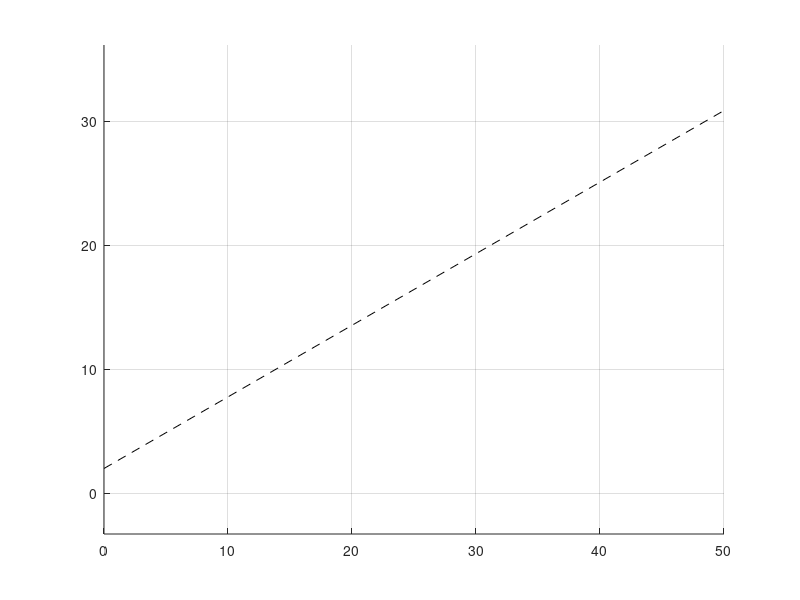

MATLAB code to generate this figure: (Note: this script raises an error after producing the figure.)
clear;
clc;
figure(1);
clf;
hold on;
axis equal;
grid on;
% set up system
s_y = 2; % sources at [0; +- s_y]
t_x  = 100;
t_y = 2; % targets at [t_x; +- t_y]
xe = [27.7;0]; % center point on first lens surface
ct = t_x - 2 * xe(1); % center thickness
% ct = 40;
alpha = 30*pi/180;
%
plot([0,t_x/2],s_y+[0,t_x/2*tan(alpha)],'--k');
%
n_air = 1;
%n_glass = 1.523;
n_glass = 1.8;

segments = 50;
Src1 = SphericalWavefrontRayBundle([0;s_y], 0, -pi/2, pi/2, n_air);
Src2 = SphericalWavefrontRayBundle([0;-s_y], 0, -pi/2, pi/2, n_air);
Tgt1 = SphericalWavefrontRayBundle([t_x;-t_y], 0, -pi/2, -3 * pi/2, n_air);
Tgt2 = SphericalWavefrontRayBundle([t_x;t_y], 0, -pi/2, -3 * pi/2, n_air);

% rays from both sources to center of first surface, then refracted into glass
r1a = Ray(Src1.c_, Unit2D( xe - Src1.c_));
r1b = r1a.RefractAtPoint(xe,[1;0],n_glass);
r2a = Ray(Src2.c_, Unit2D( xe - Src2.c_));
r2b = r2a.RefractAtPoint(xe,[1;0],n_glass);
% first two points on second surface and the rays to targets from there
p1 = r1b.p_ + ct * Unit2D(r1b.k_);
p2 = r2b.p_ + ct * Unit2D(r2b.k_);
r1c = Ray(p1, n_air * Unit2D(Tgt1.c_ - p1));
r2c = Ray(p2, n_air * Unit2D(Tgt2.c_ - p2));
% and their normals
n1 = Unit2D(r1b.k_ - r1c.k_);
n2 = Unit2D(r2b.k_ - r2c.k_);

% plot initial setup points
scatter(Src1.c_(1), Src1.c_(2), 'ro');
scatter(Src2.c_(1), Src2.c_(2), 'ro');
scatter(Tgt1.c_(1), Tgt1.c_(2), 'bo');
scatter(Tgt2.c_(1), Tgt2.c_(2), 'bo');
scatter(xe(1), xe(2), 'kx');
scatter(p1(1), p1(2), 'kx');
scatter(p2(1), p2(2), 'kx');
% plot first two ray paths
PlotRay(r1a, Norm2D(xe - Src1.c_),'g');
PlotRay(r1b, Norm2D(p1 - xe),'g');
PlotRay(r1c, Norm2D(Tgt1.c_ - p1),'g');
PlotRay(r2a, Norm2D(xe - Src2.c_),'m');
PlotRay(r2b, Norm2D(p2 - xe),'m');
PlotRay(r2c, Norm2D(Tgt2.c_ - p2),'m');
% plot surface normals at first two points
PlotSurfaceNormal (p1, n1);
PlotSurfaceNormal (p2, n2);

% circular center segment of surface 2: circle center where normals meet
test1 = Ray(p1,n1);
test2 = Ray(p2,n2);
cc = test1.IntersectRay(test2);
% cc = [50;0];
rr = p1-cc;
if cc(1) > p1(1) % circle center to the right, atan2 -> [-pi;pi]
    theta_0 = atan2(rr(2), rr(1));
    theta_1 = -2*pi + atan2(-rr(2), rr(1));
else
    theta_0 = atan2(-rr(2), rr(1));
    theta_1 = atan2(rr(2), rr(1));
end
sOC = LocationArc(cc, Norm2D(rr), theta_0, theta_1);
% plot initial circle segment
scatter(cc(1), cc(2), 'kd');
PlotLocation(sOC, 10);

%% tailor first segment of first surface
i = 1;
rbO{i} = Tgt1.PropagateTo(sOC,'RefractIndex',n_glass);
PlotRayBundle(gca,rbO{i}.Reverse(),0.2,'g');
sE{i} = TailorEdgeRaySurface(Src1,ProlongedRayBundle_Collimated(rbO{i},0.1,0),'start_mode','point','start_point',xe,'start_dir','left');
PlotLocation(sE{i}, 10);
drawnow;
%% tailor first segment of second surface
rbE{i} = Src2.PropagateTo(sE{i},'RefractIndex',n_glass);
PlotRayBundle(gca,rbE{i},0.2,'m');
sO{i} = TailorEdgeRaySurface(ProlongedRayBundle_Collimated(rbE{i},0.1,0),Tgt2,'start_mode','point','start_point',sOC.Loc(sOC.umin_),'start_dir','left');
PlotLocation(sO{i}, 10);
drawnow;
%% tailor next segment of first surface
for i = 2:segments
    if i == 20
        hopp = 42;
    end
    rbO{i} = Tgt1.PropagateTo(sO{i-1},'RefractIndex',n_glass);
    PlotRayBundle(gca,rbO{i}.Reverse(),0.2,'g');
    sE{i} = TailorEdgeRaySurface(Src1,ProlongedRayBundle_Collimated(rbO{i},0.1,0),'start_mode','point','start_point',sE{i-1}.Loc(sE{i-1}.umax_),'start_dir','left');
    PlotLocation(sE{i}, 10);
    drawnow;
    % tailor next segment of second surface
    rbE{i} = Src2.PropagateTo(sE{i},'RefractIndex',n_glass);
    PlotRayBundle(gca,rbE{i},0.2,'m');
    sO{i} = TailorEdgeRaySurface(ProlongedRayBundle_Collimated(rbE{i},0.1,0),Tgt2,'start_mode','point','start_point',sO{i-1}.Loc(sO{i-1}.umax_),'start_dir','left');
    PlotLocation(sO{i}, 10);
    drawnow;
end

%% prepare export 
np = 10; 
EntrancePoints = zeros(2, np * i + 1);
EntrancePoints(:,1) = xe;
col = 1;
nSegments = length(sE);
for i = 1:nSegments
    surf = sE{i};
    for j = 1:np
        u = surf.umin_ * (np-j)/np + surf.umax_ * j / np;
        col = col + 1;
        EntrancePoints(:,col) = surf.Loc(u);
    end
end

ExitPoints = zeros(2, np * i + np/2 + 1);
col = 0;
for j = (np/2) : np
    u = sOC.umin_ * j/np + sOC.umax_ * (np-j) / np;
    col = col + 1;
    ExitPoints(:,col) =sOC.Loc(u);
end
nSegments = length(sO);
for i = 1:nSegments
    surf = sO{i};
    for j = 1:np
        u = surf.umin_ * (np-j)/np + surf.umax_ * j / np;
        col = col + 1;
        ExitPoints(:,col) = surf.Loc(u);
    end
end

plot(EntrancePoints(1,:), EntrancePoints(2,:),'r','LineWidth',1);
plot(ExitPoints(1,:), ExitPoints(2,:),'b','LineWidth',1);

LT_Entrance = fliplr((EntrancePoints - [xe(1);0])');
LT_Entrance = LT_Entrance * [1,0;0,-1];
LT_Exit = fliplr((ExitPoints - [ExitPoints(1,1);0])');
Actual_CT = ExitPoints(1,1) -EntrancePoints(1,1);
% set LT center thickness to 1


%% plot helper functions
function PlotRay( ray, length, varargin )
    p2 = ray.p_ + length * Unit2D(ray.k_);
    plot( gca, [ray.p_(1), p2(1)], [ray.p_(2), p2(2)], varargin{:});
end

function PlotSurfaceNormal( p, n )
    tmp = p + n;
    plot(gca, [p(1), tmp(1)], [p(2), tmp(2)], 'k-.');
end

function PlotLocation(loc, n)
    [px, py] = loc.Points(n);
    plot(gca, px, py, 'k');
    scatter(gca,[px(1),px(end)],[py(1),py(end)],'k')
end